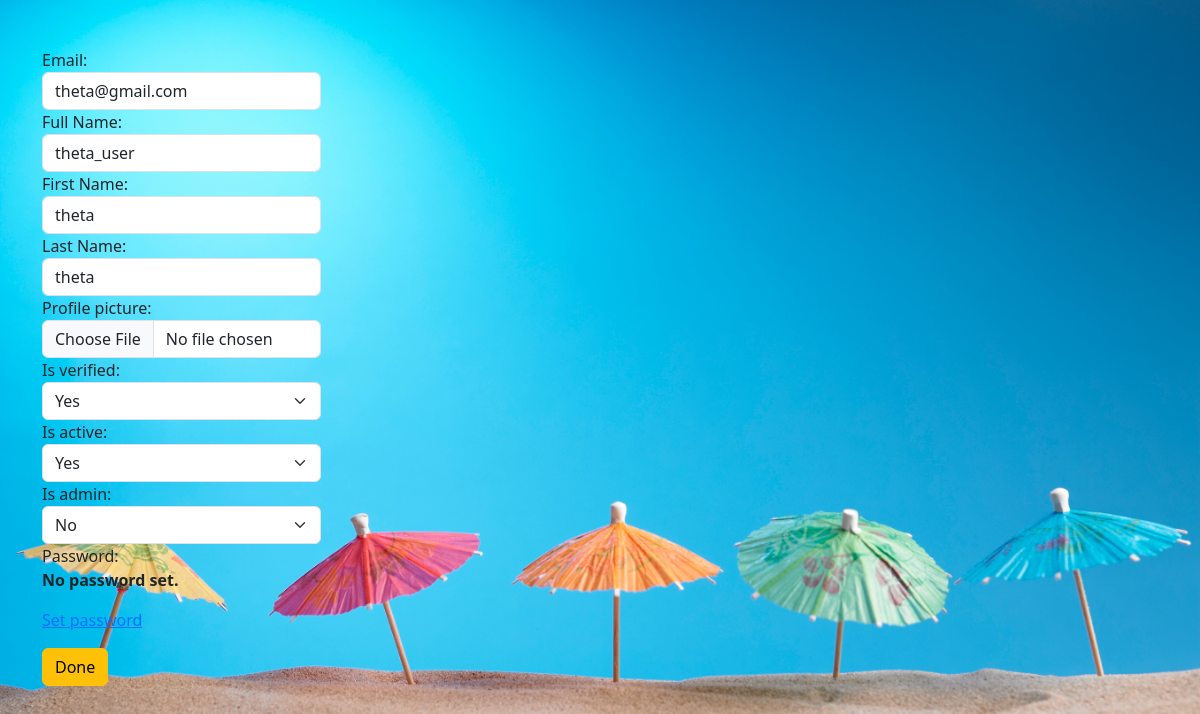
/reg/userdet/4 (signed in), run on the app's committed database.
### registration/models.py (models this page shows, shortened)
class User(AbstractBaseUser):
    email = models.EmailField(max_length=200, verbose_name="Email", unique=True)
    username = models.CharField(max_length=70, verbose_name="Full Name")
    first_name = models.CharField(max_length=70, verbose_name="First Name")
    last_name = models.CharField(max_length=70, verbose_name="Last Name")
    profile_picture = models.ImageField(upload_to ='uploads/',blank=True, null=True)
    is_verified = models.BooleanField(default=False)
    otp = models.CharField(max_length=6, blank=True, null=True)
    is_active = models.BooleanField(default=True)
    is_admin = models.BooleanField(default=False)
    created_at = models.DateTimeField(auto_now_add= True)
    updated_at = models.DateTimeField(auto_now=True)
    last_login = models.DateTimeField(auto_now=True)
    objects = UserManager()
    USERNAME_FIELD = 'email'
    REQUIRED_FIELDS = ['username','otp','first_name','last_name']

### registration/views.py (the view)
# urls.py: path('userdet/<int:pk>',views.userdetailpage, name='userdetails'),
@login_required
def userdetailpage(request, pk):
    if request.user.is_authenticated:
        if request.method == "GET":      ## "POST"
            if request.user.is_admin == True:
                user = User.objects.get(pk = pk)
                fm = AdminProfileForm(instance= user)
            else:
                fm = AdminProfileForm(instance= request.user)
        else:
            fm = AdminProfileForm(instance= request.user)
        return render(request, 'registration/userdetail.html', {'FORM':fm})
    else:
        return HttpResponseRedirect('/reg/login/')

### registration/templates/registration/userdetail.html (shortened to what this page needs)
{% extends 'registration/create.html' %}
{% load static %}
{% block formcontent %}
<div class="container mt-5">
    <form action="" method="GET" class="d-inline" novalidate>
        {% for form in FORM %}
        <div class="form-group col-3">
            {{form.label_tag}}  <br>
            {{form}} {{form.errors|striptags}}
        </div>
        {% endfor %}
        <input type="submit" value="Done" class="btn btn-warning">
    </form>
</div>
{% endblock formcontent %}

### registration/static/css/my.css (style rules this page uses)
#bg { background-size: cover; background-position: center; background-repeat: no-repeat; }

### data on the page
User: FORM "theta@gmail.com" "theta_user" "theta" "theta" "Yes" "Yes" "No" "No password set. Set password"
